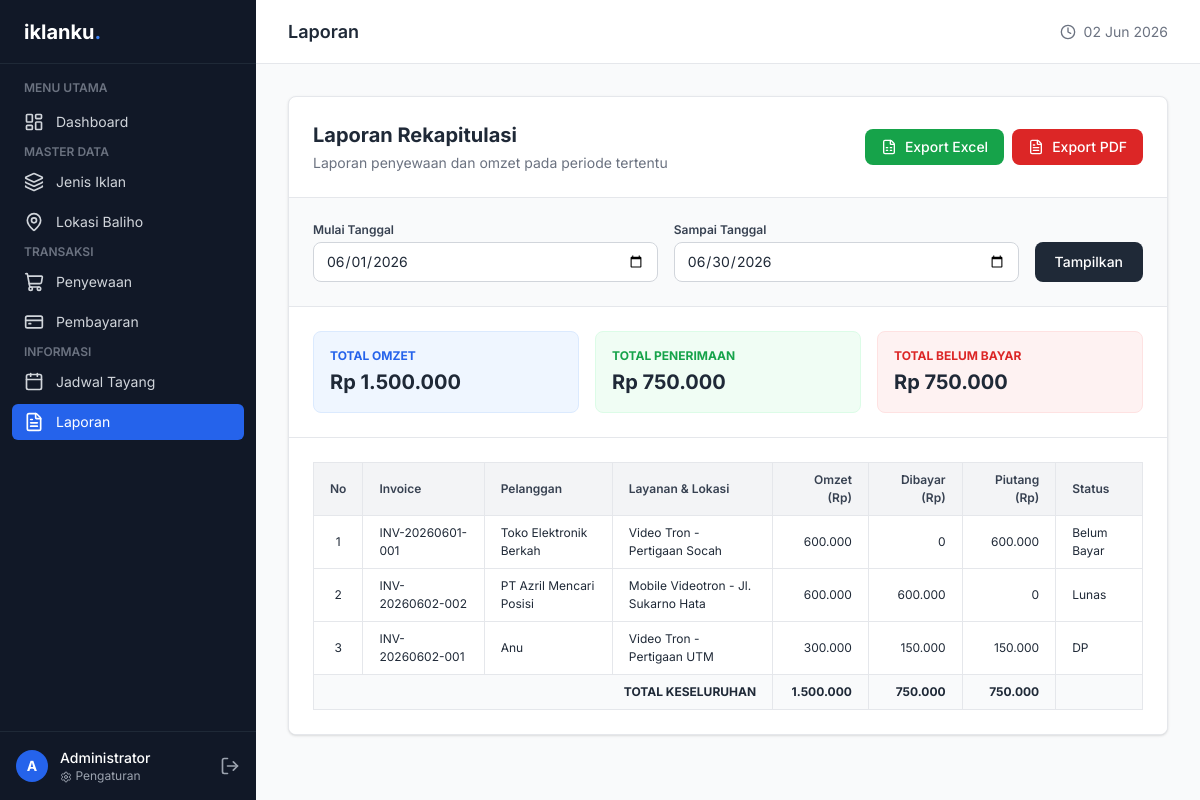
Screenshot of /laporan/index.php (signed in) with the database file from the repository.
### tables this page shows
CREATE TABLE `penyewaan` (
  `id` int(11) NOT NULL,
  `no_invoice` varchar(50) NOT NULL,
  `id_lokasi` int(11) NOT NULL,
  `id_jenis` int(11) NOT NULL,
  `nama_pic` varchar(100) NOT NULL,
  `nama_pt` varchar(150) NOT NULL,
  `no_hp` varchar(20) NOT NULL,
  `email` varchar(100) NOT NULL,
  `alamat` text NOT NULL,
  `file_media` varchar(255) DEFAULT NULL,
  `tgl_mulai` date NOT NULL,
  `tgl_selesai` date NOT NULL,
  `total_hari` int(11) NOT NULL,
  `total_harga` decimal(15,2) NOT NULL,
  `status_penyewaan` enum('Pending','Aktif','Selesai','Dibatalkan') DEFAULT 'Pending',
  `created_at` timestamp NOT NULL DEFAULT current_timestamp()
);

CREATE TABLE `jenis_iklan` (
  `id` int(11) NOT NULL,
  `nama_jenis` varchar(100) NOT NULL,
  `kategori` enum('Cetak','Digital') NOT NULL,
  `deskripsi` text DEFAULT NULL,
  `status_aktif` enum('aktif','nonaktif') DEFAULT 'aktif'
);

CREATE TABLE `lokasi` (
  `id` int(11) NOT NULL,
  `kode_lokasi` varchar(50) NOT NULL,
  `nama_lokasi` varchar(150) NOT NULL,
  `alamat` text NOT NULL,
  `id_jenis` int(11) NOT NULL,
  `ukuran` varchar(50) DEFAULT NULL,
  `status_lokasi` enum('tersedia','digunakan','maintenance') DEFAULT 'tersedia',
  `foto_lokasi` varchar(255) DEFAULT NULL,
  `harga_per_hari` decimal(15,2) NOT NULL
);

CREATE TABLE `pembayaran` (
  `id` int(11) NOT NULL,
  `id_penyewaan` int(11) NOT NULL,
  `total_tagihan` decimal(15,2) NOT NULL,
  `dibayar` decimal(15,2) DEFAULT 0.00,
  `sisa_tagihan` decimal(15,2) NOT NULL,
  `status_pembayaran` enum('Belum Bayar','DP','Lunas') DEFAULT 'Belum Bayar',
  `updated_at` timestamp NOT NULL DEFAULT current_timestamp() ON UPDATE current_timestamp()
);

### laporan/index.php (the view, shortened to what this page needs)
<?php
require_once '../includes/header.php';
require_once '../includes/sidebar.php';
$tanggal_awal = $_GET['start_date'] ?? date('Y-m-01');
$tanggal_akhir = $_GET['end_date'] ?? date('Y-m-t');
$perintah_sql = "SELECT p.no_invoice, p.nama_pt, p.nama_pic, p.tgl_mulai, p.tgl_selesai, p.total_harga, p.status_penyewaan, l.nama_lokasi, j.nama_jenis, pb.dibayar, pb.sisa_tagihan, pb.status_pembayaran
      FROM penyewaan p
      JOIN lokasi l ON p.id_lokasi = l.id
      JOIN jenis_iklan j ON p.id_jenis = j.id
      LEFT JOIN pembayaran pb ON p.id = pb.id_penyewaan
      WHERE DATE(p.created_at) BETWEEN ? AND ?
      ORDER BY p.id DESC";
$perintah_ambil = $conn->prepare($perintah_sql);
$perintah_ambil->bind_param("ss", $tanggal_awal, $tanggal_akhir);
$perintah_ambil->execute();
$hasil_ambil = $perintah_ambil->get_result();
$total_pendapatan = 0;
$total_dibayar = 0;
$total_piutang = 0;
$kumpulan_data = [];
while ($baris_data = $hasil_ambil->fetch_assoc()) {
    $total_pendapatan += $baris_data['total_harga'];
    $total_dibayar += $baris_data['dibayar'];
    $total_piutang += $baris_data['sisa_tagihan'];
    $kumpulan_data[] = $baris_data;
}
?>
<div class="bg-white rounded-lg shadow border border-gray-200 overflow-hidden mb-6">
    <div class="p-4 md:p-6 border-b border-gray-200 flex flex-col md:flex-row md:items-center justify-between gap-4">
        <div>
            <h2 class="text-xl font-bold text-gray-800">Laporan Rekapitulasi</h2>
            <p class="text-sm text-gray-500 mt-1">Laporan penyewaan dan omzet pada periode tertentu</p>
        </div>
        <div class="flex flex-col sm:flex-row gap-2">
            <button onclick="eksporKeExcel()"
                class="bg-green-600 hover:bg-green-700 text-white px-4 py-2 rounded-lg text-sm font-medium flex items-center justify-center">
                <i data-lucide="file-spreadsheet" class="w-4 h-4 mr-2"></i> Export Excel
            </button>
            <button onclick="eksporKePDF()"
                class="bg-red-600 hover:bg-red-700 text-white px-4 py-2 rounded-lg text-sm font-medium flex items-center justify-center">
                <i data-lucide="file-text" class="w-4 h-4 mr-2"></i> Export PDF
            </button>
        </div>
    </div>
    <div class="p-4 md:p-6 bg-gray-50 border-b border-gray-200">
        <form action="" method="GET" class="flex flex-col sm:flex-row gap-4 items-stretch sm:items-end">
            <div class="flex-1">
                <label class="block text-xs font-semibold text-gray-700 mb-1">Mulai Tanggal</label>
                <input type="date" name="start_date" value="<?= htmlspecialchars($tanggal_awal) ?>" required
                    class="w-full px-3 py-2 border border-gray-300 rounded-lg text-sm bg-white">
            </div>
            <div class="flex-1">
                <label class="block text-xs font-semibold text-gray-700 mb-1">Sampai Tanggal</label>
                <input type="date" name="end_date" value="<?= htmlspecialchars($tanggal_akhir) ?>" required
                    class="w-full px-3 py-2 border border-gray-300 rounded-lg text-sm bg-white">
            </div>
            <div>
                <button type="submit"
                    class="w-full bg-gray-800 text-white px-5 py-2.5 rounded-lg hover:bg-gray-900 text-sm font-medium">
                    Tampilkan
                </button>
            </div>
        </form>
    </div>
    <div class="grid grid-cols-1 md:grid-cols-3 gap-4 p-4 md:p-6 bg-white border-b border-gray-200">
        <div class="p-4 rounded-lg bg-blue-50 border border-blue-100">
            <p class="text-xs font-bold text-blue-600 uppercase mb-1">Total Omzet</p>
            <h3 class="text-xl font-bold text-gray-800">Rp <?= number_format($total_pendapatan, 0, ',', '.') ?></h3>
        </div>
        <div class="p-4 rounded-lg bg-green-50 border border-green-100">
            <p class="text-xs font-bold text-green-600 uppercase mb-1">Total Penerimaan</p>
            <h3 class="text-xl font-bold text-gray-800">Rp <?= number_format($total_dibayar, 0, ',', '.') ?></h3>
        </div>
        <div class="p-4 rounded-lg bg-red-50 border border-red-100">
            <p class="text-xs font-bold text-red-600 uppercase mb-1">Total Belum Bayar</p>
            <h3 class="text-xl font-bold text-gray-800">Rp <?= number_format($total_piutang, 0, ',', '.') ?></h3>
        </div>
    </div>
    <div id="wadahLaporan" class="overflow-x-auto p-4 md:p-6 bg-white">
        <table id="tabelLaporan" class="w-full text-left border-collapse" style="font-size: 12px;">
            <thead>
                <tr class="bg-gray-100 text-gray-700">
                    <th class="px-4 py-2 border border-gray-200 font-semibold">No</th>
                    <th class="px-4 py-2 border border-gray-200 font-semibold">Invoice</th>
                    <th class="px-4 py-2 border border-gray-200 font-semibold">Pelanggan</th>
                    <th class="px-4 py-2 border border-gray-200 font-semibold">Layanan & Lokasi</th>
                    <th class="px-4 py-2 border border-gray-200 font-semibold text-right">Omzet (Rp)</th>
                    <th class="px-4 py-2 border border-gray-200 font-semibold text-right">Dibayar (Rp)</th>
                    <th class="px-4 py-2 border border-gray-200 font-semibold text-right">Piutang (Rp)</th>
                    <th class="px-4 py-2 border border-gray-200 font-semibold">Status</th>
                </tr>
            </thead>
            <tbody>
                <?php if (count($kumpulan_data) > 0): ?>
                    <?php $no = 1;
                    foreach ($kumpulan_data as $baris): ?>
                        <tr>
                            <td class="px-4 py-2 border border-gray-200 text-center"><?= $no++ ?></td>
                            <td class="px-4 py-2 border border-gray-200"><?= $baris['no_invoice'] ?></td>
                            <td class="px-4 py-2 border border-gray-200"><?= $baris['nama_pt'] ?: $baris['nama_pic'] ?></td>
                            <td class="px-4 py-2 border border-gray-200"><?= $baris['nama_jenis'] ?> -
                                <?= $baris['nama_lokasi'] ?>
                            </td>
                            <td class="px-4 py-2 border border-gray-200 text-right">
                                <?= number_format($baris['total_harga'], 0, ',', '.') ?>
                            </td>
                            <td class="px-4 py-2 border border-gray-200 text-right">
                                <?= number_format($baris['dibayar'], 0, ',', '.') ?>
                            </td>
                            <td class="px-4 py-2 border border-gray-200 text-right">
                                <?= number_format($baris['sisa_tagihan'], 0, ',', '.') ?>
                            </td>
                            <td class="px-4 py-2 border border-gray-200"><?= $baris['status_pembayaran'] ?></td>
                        </tr>
                    <?php endforeach; ?>
                <?php endif; ?>
            </tbody>
            <?php if (count($kumpulan_data) > 0): ?>
                <tfoot>
                    <tr class="bg-gray-50 font-bold">
                        <td colspan="4" class="px-4 py-2 border border-gray-200 text-right">TOTAL KESELURUHAN</td>
                        <td class="px-4 py-2 border border-gray-200 text-right">
                            <?= number_format($total_pendapatan, 0, ',', '.') ?>
                        </td>
                        <td class="px-4 py-2 border border-gray-200 text-right">
                            <?= number_format($total_dibayar, 0, ',', '.') ?>
                        </td>
                        <td class="px-4 py-2 border border-gray-200 text-right">
                            <?= number_format($total_piutang, 0, ',', '.') ?>
                        </td>
                        <td class="px-4 py-2 border border-gray-200"></td>
                    </tr>
                </tfoot>
            <?php endif; ?>
        </table>
    </div>
</div>
<?php require_once '../includes/footer.php'; ?>

### includes/header.php (style rules this page uses)
body { font-family: 'Inter', sans-serif; }

### rows the page displays
penyewaan: no_invoice "INV-20260601-001", nama_pt "Toko Elektronik Berkah", id_jenis.nama_jenis "Video Tron", id_lokasi.nama_lokasi "Pertigaan Socah", total_harga "600.000", pembayaran.dibayar "0", pembayaran.sisa_tagihan "600.000", pembayaran.status_pembayaran "Belum Bayar"
penyewaan: no_invoice "INV-20260602-002", nama_pt "PT Azril Mencari Posisi", id_jenis.nama_jenis "Mobile Videotron", id_lokasi.nama_lokasi "Jl. Sukarno Hata", total_harga "600.000", pembayaran.dibayar "600.000", pembayaran.sisa_tagihan "0", pembayaran.status_pembayaran "Lunas"
penyewaan: no_invoice "INV-20260602-001", nama_pt "Anu", id_jenis.nama_jenis "Video Tron", id_lokasi.nama_lokasi "Pertigaan UTM", total_harga "300.000", pembayaran.dibayar "150.000", pembayaran.sisa_tagihan "150.000", pembayaran.status_pembayaran "DP"

### other values shown
substr($_SESSION['nama'], 0, 1) "A"
$_SESSION['nama'] "Administrator"
str_replace('_', ' ', $menu_aktif) "Laporan"
$total_pendapatan "1.500.000"
$total_dibayar "750.000"
$total_piutang "750.000"
